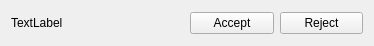
<?xml version="1.0" encoding="UTF-8"?>
<ui version="4.0">
 <class>RequestItemWidget</class>
 <widget class="QWidget" name="RequestItemWidget">
  <property name="geometry">
   <rect>
    <x>0</x>
    <y>0</y>
    <width>374</width>
    <height>46</height>
   </rect>
  </property>
  <property name="windowTitle">
   <string>Form</string>
  </property>
  <layout class="QHBoxLayout" name="horizontalLayout_3">
   <item>
    <layout class="QHBoxLayout" name="horizontalLayout_2">
     <item>
      <widget class="QLabel" name="requestInfoLabel">
       <property name="text">
        <string>TextLabel</string>
       </property>
      </widget>
     </item>
     <item>
      <layout class="QHBoxLayout" name="horizontalLayout">
       <item>
        <widget class="QPushButton" name="acceptRequesButton">
         <property name="text">
          <string>Accept</string>
         </property>
        </widget>
       </item>
       <item>
        <widget class="QPushButton" name="rejectRequestButton">
         <property name="text">
          <string>Reject</string>
         </property>
        </widget>
       </item>
      </layout>
     </item>
    </layout>
   </item>
  </layout>
 </widget>
 <resources/>
 <connections/>
</ui>
